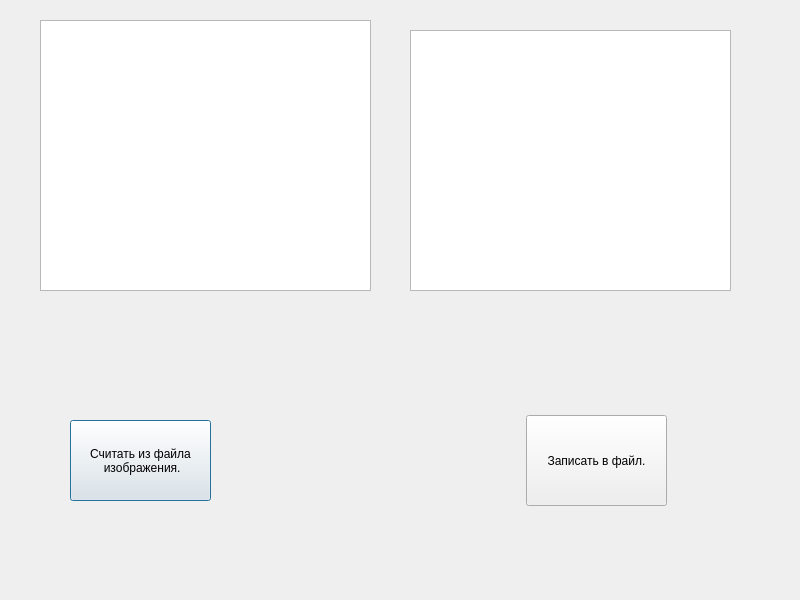
<?xml version="1.0" encoding="UTF-8"?>
<ui version="4.0">
 <class>Dialog</class>
 <widget class="QDialog" name="Dialog">
  <property name="geometry">
   <rect>
    <x>0</x>
    <y>0</y>
    <width>800</width>
    <height>600</height>
   </rect>
  </property>
  <property name="windowTitle">
   <string>Dialog</string>
  </property>
  <widget class="QPushButton" name="pushButton">
   <property name="geometry">
    <rect>
     <x>70</x>
     <y>420</y>
     <width>141</width>
     <height>81</height>
    </rect>
   </property>
   <property name="text">
    <string>Считать из файла
 изображения.</string>
   </property>
  </widget>
  <widget class="QTextEdit" name="textEdit">
   <property name="geometry">
    <rect>
     <x>40</x>
     <y>20</y>
     <width>331</width>
     <height>271</height>
    </rect>
   </property>
  </widget>
  <widget class="QPushButton" name="pushButton_2">
   <property name="geometry">
    <rect>
     <x>526</x>
     <y>415</y>
     <width>141</width>
     <height>91</height>
    </rect>
   </property>
   <property name="text">
    <string>Записать в файл.</string>
   </property>
  </widget>
  <widget class="QTextEdit" name="textEdit_2">
   <property name="geometry">
    <rect>
     <x>410</x>
     <y>30</y>
     <width>321</width>
     <height>261</height>
    </rect>
   </property>
  </widget>
 </widget>
 <resources/>
 <connections/>
</ui>
